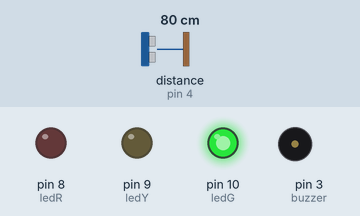
This sketch was run on a simulated Arduino Uno, built with avr-gcc and run on an emulated ATmega328P. Parts: output pins drawn as LEDs (lit = HIGH), buzzer (waves = sounding, pin HIGH). The inputs (shaded band) are chosen by the test bench; at power-on: distance to the obstacle (sensor on pin 4) 80 cm. The echo pulse lasts 58.3 µs per cm; what the sketch prints to the serial monitor is not drawn.

Above: at 1.3 s.
1.4 s: distance to the obstacle (sensor on pin 4) set to 65 cm
At 3.2 s:
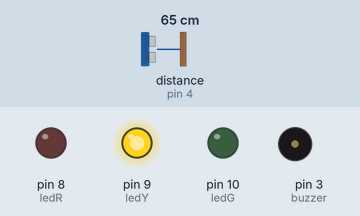
4.4 s: distance to the obstacle (sensor on pin 4) set to 23 cm
At 5.3 s:
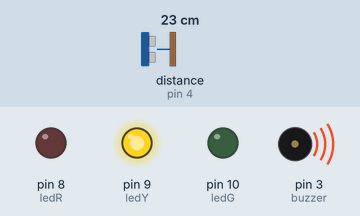
6.5 s: distance to the obstacle (sensor on pin 4) set to 19 cm
At 8.6 s:
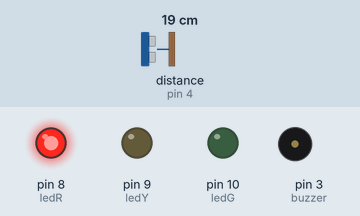
Timing chart, 0 to 15.5 s (numbered marks = the images above; inputs shaded):
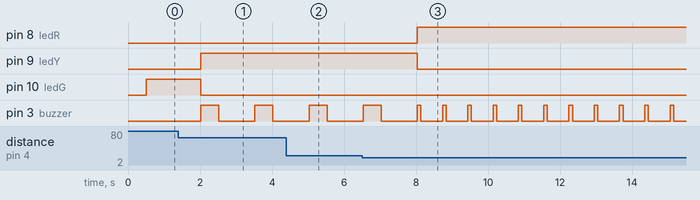

Measured:
- the behaviour switches between 70 and 69 cm on distance to the obstacle (sensor on pin 4) (found by bisection; images 0 and 1)
- the behaviour switches between 21 and 20 cm on distance to the obstacle (sensor on pin 4) (found by bisection; images 2 and 3)
- after the input at 1.4 s, pin 9 (ledY): LOW → HIGH after 0.62 s; pin 10 (ledG): HIGH → LOW after 0.62 s; pin 3 (buzzer): alternates HIGH for 0.50 s and LOW for 1.0 s, starting after 0.62 s
- after the input at 6.5 s, pin 8 (ledR): LOW → HIGH after 1.5 s; pin 9 (ledY): HIGH → LOW after 1.5 s

The sketch:

6.Sensor_Parkir.ino
```cpp
#include <NewPing.h>

//Inisialisasi pembuatan variable
int buzzer  = 3;
int echo    = 4;
int triger  = 5;
int ledR    = 8;
int ledY    = 9;
int ledG    = 10;
int batas   = 400; //Maksimal 400 cm
NewPing cm(triger,echo,batas);

void setup() {
  //Menentukan Fungsionalitas dari PIN pada Microcontroller
  Serial.begin(115200); //baudrate yang digunakan untuk komunikasi microcontroller dengan komputer
  pinMode(buzzer, OUTPUT);
  pinMode(ledR, OUTPUT);
  pinMode(ledY, OUTPUT);
  pinMode(ledG, OUTPUT);
  }
void loop() {
  //Program yang akan dijalankan berulang-ulang
  int bacaJarak=cm.ping_cm();
  //Print ke Serial Monitor
  Serial.print(" || Data jarak:" + String(bacaJarak) + " cm");
  Serial.println();
  delay(500); //Jeda waktu perulagan seama 500 mili detik

  if(bacaJarak <=20 and bacaJarak !=0){
    Serial.print("BERHENTI");
    digitalWrite(ledR, HIGH);
    digitalWrite(ledY, LOW);
    digitalWrite(ledG, LOW);
    digitalWrite(buzzer, HIGH);
    delay(100);
    digitalWrite(buzzer, LOW);
    delay(100);
  }else if (bacaJarak >= 21 and bacaJarak <=70){
    Serial.print("BAHAYA");
    digitalWrite(ledY, HIGH);
    digitalWrite(ledG, LOW);
    digitalWrite(ledR, LOW);
    digitalWrite(buzzer, HIGH);
    delay(500);
    digitalWrite(buzzer, LOW);
    delay(500);
  }else {
    Serial.print("AMAN");
    digitalWrite(ledG, HIGH);
    digitalWrite(ledR, LOW);
    digitalWrite(ledY, LOW);
    digitalWrite(buzzer, LOW);
  }
  }
```
